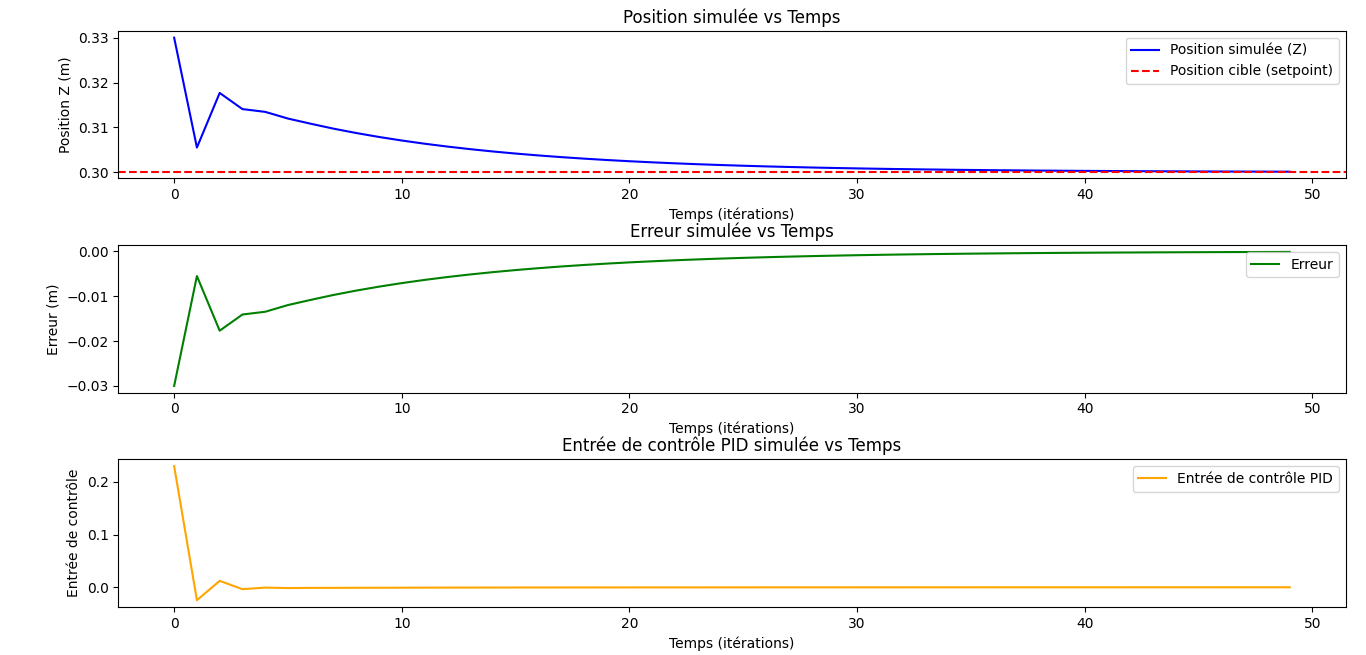

Here is the Python script that generated this plot:
import numpy as np
import time
import matplotlib.pyplot as plt

# Fonction PID
class PID:
    def __init__(self, Kp, Ki, Kd):
        self.Kp = Kp  # Gain proportionnel
        self.Ki = Ki  # Gain intégral
        self.Kd = Kd  # Gain dérivé
        self.previous_error = 0
        self.integral = 0

    def compute(self, setpoint, current_value):
        # Calcul de l'erreur
        error = setpoint - current_value

        # Intégrale de l'erreur
        self.integral += error

        # Dérivée de l'erreur
        derivative = error - self.previous_error

        # Calcul du contrôle PID
        output = self.Kp * error + self.Ki * self.integral + self.Kd * derivative

        # Mémoriser l'erreur pour le prochain calcul
        self.previous_error = error

        return output

# Simulation des données sans connexion au robot
# Initialisation du contrôleur PID
Kp = 1.0  # Ajuster ces valeurs
Ki = 0.1
Kd = 0.05
pid = PID(Kp, Ki, Kd)

# Position cible pour l'axe Z
setpoint_z = 0.3  # Position cible (en mètre)

# Position initiale simulée
current_z = 0.1  # Position de départ simulée

# Listes pour enregistrer les données
time_steps = []
z_values = []
errors = []
control_inputs = []

# Boucle PID pour ajuster la position simulée sur l'axe Z
for i in range(50):  # 50 itérations pour ajuster la position
    # Calcul du PID pour la correction de l'axe Z
    correction = pid.compute(setpoint_z, current_z)
    
    # Simuler une nouvelle position corrigée
    new_z = current_z + correction
    
    # Limiter la correction si elle est trop grande (safety check)
    new_z = max(0.0, min(0.5, new_z))  # Contrainte sur la plage de l'axe Z

    # Enregistrer les résultats pour les graphiques
    time_steps.append(i)
    z_values.append(new_z)
    errors.append(setpoint_z - new_z)
    control_inputs.append(correction)

    # Mettre à jour la position actuelle simulée
    current_z = new_z

    print(f"Iteration {i+1}: Simulated Current Z = {current_z}, Target Z = {setpoint_z}")

    # Attente avant la prochaine itération (simulation du temps réel)
    time.sleep(0.1)

# Tracer les résultats avec Matplotlib
plt.figure(figsize=(10, 8))

# Graphique de la position simulée
plt.subplot(3, 1, 1)
plt.plot(time_steps, z_values, label='Position simulée (Z)', color='b')
plt.axhline(y=setpoint_z, color='r', linestyle='--', label='Position cible (setpoint)')
plt.title("Position simulée vs Temps")
plt.xlabel("Temps (itérations)")
plt.ylabel("Position Z (m)")
plt.legend()

# Graphique de l'erreur
plt.subplot(3, 1, 2)
plt.plot(time_steps, errors, label='Erreur', color='g')
plt.title("Erreur simulée vs Temps")
plt.xlabel("Temps (itérations)")
plt.ylabel("Erreur (m)")
plt.legend()

# Graphique de l'entrée de contrôle
plt.subplot(3, 1, 3)
plt.plot(time_steps, control_inputs, label="Entrée de contrôle PID", color='orange')
plt.title("Entrée de contrôle PID simulée vs Temps")
plt.xlabel("Temps (itérations)")
plt.ylabel("Entrée de contrôle")
plt.legend()

# Ajuster les espacements entre les graphiques
plt.tight_layout()
plt.show()
